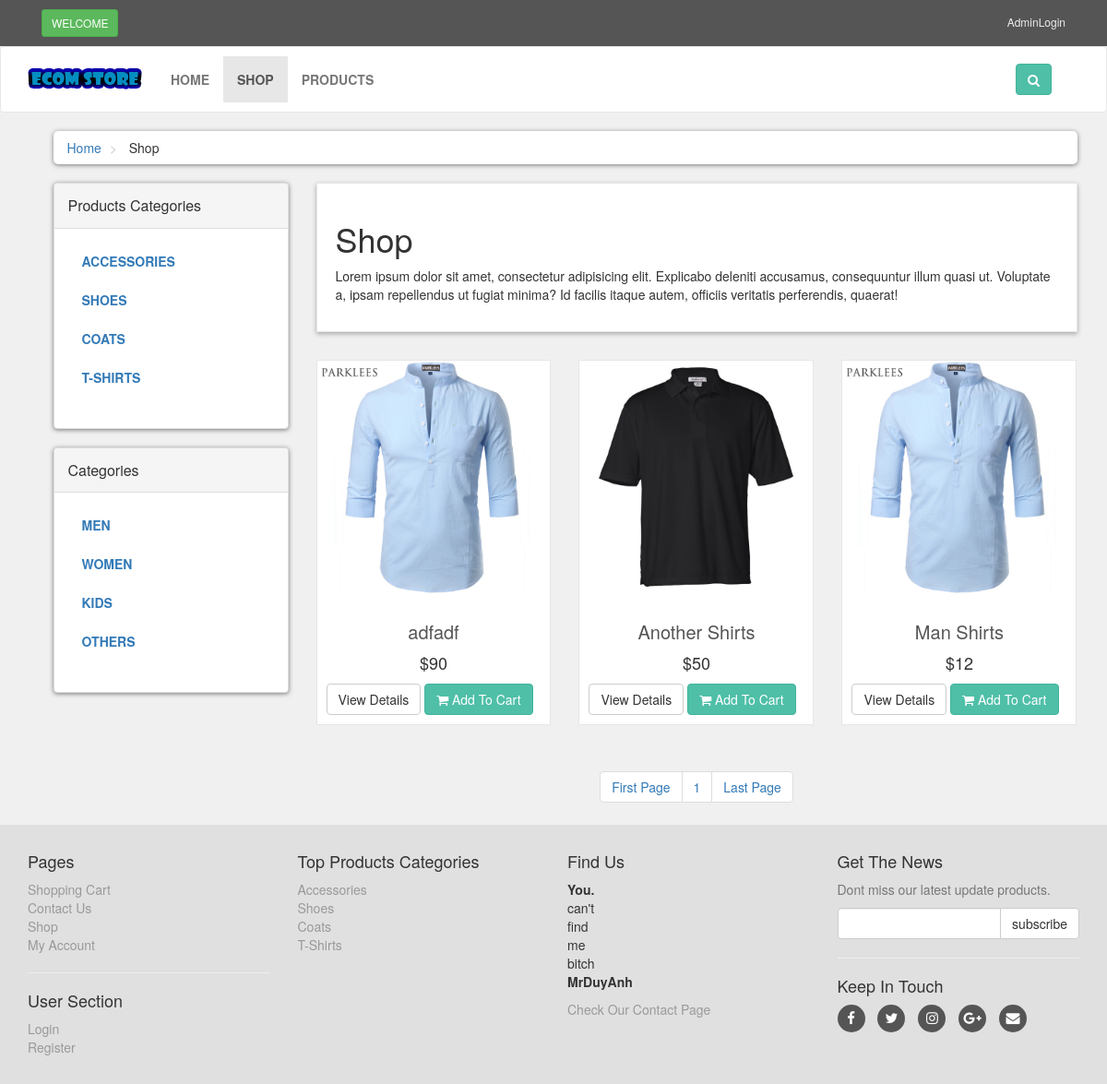
The page /shop.php on the database its author committed.
### tables this page shows
CREATE TABLE `product_categories` (
  `p_cat_id` int(10) NOT NULL,
  `p_cat_title` text NOT NULL,
  `p_cat_desc` text NOT NULL
);

CREATE TABLE `categories` (
  `cat_id` int(10) NOT NULL,
  `cat_title` text NOT NULL,
  `cat_desc` text NOT NULL
);

CREATE TABLE `products` (
  `product_id` int(10) NOT NULL,
  `p_cat_id` int(10) NOT NULL,
  `cat_id` int(11) NOT NULL,
  `date` int(11) NOT NULL,
  `product_title` text NOT NULL,
  `product_img1` text NOT NULL,
  `product_img2` text NOT NULL,
  `product_img3` text NOT NULL,
  `product_price` int(10) NOT NULL,
  `product_keywords` int(100) NOT NULL,
  `product_desc` text NOT NULL
);

### shop.php (the view, shortened to what this page needs)
<?php
    $active='Shop';
    include("includes/header.php");
?>
   <div id="content">
       <div class="container">
           <div class="col-md-12">
               <ul class="breadcrumb">
                   <li>
                       <a href="index.php">Home</a>
                   </li>
                   <li>
                       Shop
                   </li>
               </ul>
           </div>
           <div class="col-md-3">
   <?php
    include("includes/sidebar.php");
    ?>
           </div>
           <div class="col-md-9">
             <?php
                if(!isset($_GET['p_cat'])){
                    if(!isset($_GET['cat'])){
                      echo "
                       <div class='box'>
                           <h1>Shop</h1>
                           <p>
                               Lorem ipsum dolor sit amet, consectetur adipisicing elit. Explicabo deleniti accusamus, consequuntur illum quasi ut. Voluptate a, ipsam repellendus ut fugiat minima? Id facilis itaque autem, officiis veritatis perferendis, quaerat!
                           </p>
                       </div>
                       ";
                    }
                   }
               ?>
               <div class="row">
                   <?php
                        if(!isset($_GET['p_cat'])){
                         if(!isset($_GET['cat'])){
                            $per_page=6;
                            if(isset($_GET['page'])){
                                $page = $_GET['page'];
                            }else{
                                $page=1;
                            }
                            $start_from = ($page-1) * $per_page;
                            $get_products = "select * from products order by 1 DESC LIMIT $start_from,$per_page";
                            $run_products = mysqli_query($con,$get_products);
                            while($row_products=mysqli_fetch_array($run_products)){
                                $pro_id = $row_products['product_id'];
                                $pro_title = $row_products['product_title'];
                                $pro_price = $row_products['product_price'];
                                $pro_img1 = $row_products['product_img1'];
                                echo "
                                    <div class='col-md-4 col-sm-6 center-responsive'>
                                        <div class='product'>
                                            <a href='details.php?pro_id=$pro_id'>
                                                <img class='img-responsive' src='admin_area/product_images/$pro_img1'>
                                            </a>
                                            <div class='text'>
                                                <h3>
                                                    <a href='details.php?pro_id=$pro_id'> $pro_title </a>
                                                </h3>
                                                <p class='price'>
                                                    $$pro_price
                                                </p>
                                                <p class='buttons'>
                                                    <a class='btn btn-default' href='details.php?pro_id=$pro_id'>
                                                        View Details
                                                    </a>
                                                    <a class='btn btn-primary' href='details.php?pro_id=$pro_id'>
                                                        <i class='fa fa-shopping-cart'></i> Add To Cart
                                                    </a>
                                                </p>
                                            </div>
                                        </div>
                                    </div>
                                ";
                        }
                   ?>
               </div>
               <center>
                   <ul class="pagination">
					 <?php
                    $query = "select * from products";
                    $result = mysqli_query($con,$query);
                    $total_records = mysqli_num_rows($result);
                    $total_pages = ceil($total_records / $per_page);
                        echo "
                            <li>
                                <a href='shop.php?page=1'> ".'First Page'." </a>
                            </li>
                        ";
                        for($i=1; $i<=$total_pages; $i++){
                              echo "
                            <li>
                                <a href='shop.php?page=".$i."'> ".$i." </a>
                            </li>
                        ";
                        };
                        echo "
                            <li>
                                <a href='shop.php?page=$total_pages'> ".'Last Page'." </a>
                            </li>
                        ";
					    	}
						}
					 ?>
                   </ul>
               </center>
           </div>
       </div>
   </div>
   <?php
    include("includes/footer.php");
    ?>
</body>
</html>

### includes/header.php (shortened to what this page needs)
<?php
include("functions/functions.php");
?>
<!DOCTYPE html>
<html lang="en">
<head>
    <link rel="stylesheet" href="styles/bootstrap-337.min.css">
    <link rel="stylesheet" href="font-awsome/css/font-awesome.min.css">
    <link rel="stylesheet" href="styles/style.css">
</head>
<body>
   <div id="top">
       <div class="container">
           <div class="col-md-6 offer">
               <a href="#" class="btn btn-success btn-sm">Welcome</a>
           </div>
           <div class="col-md-6">
               <ul class="menu">
                   <li>
                       <a href="admin_area">AdminLogin</a>
                   </li>
               </ul>
           </div>
       </div>
   </div>
   <div id="navbar" class="navbar navbar-default">
       <div class="container">
           <div class="navbar-header">
               <a href="index.php" class="navbar-brand home">
                   <img src="images/1ecom-store-logo.png" alt="" class="hidden-xs">
               </a>
           </div>
           <div class="navbar-collapse collapse" id="navigation">
               <div class="padding-nav">
                   <ul class="nav navbar-nav left">
                       <li class="<?php if($active=='Home') echo"active"; ?>">
                           <a href="index.php">Home</a>
                       </li>
                       <li class="<?php if($active=='Shop') echo"active"; ?>">
                           <a href="shop.php">Shop</a>
                       </li>
                       <li class="<?php if($active=='Cart') echo"active"; ?>">
                           <a href="#">Products</a>
                       </li>
                   </ul>
               </div>
               <div class="navbar-collapse collapse right">
                   <button class="btn btn-primary navbar-btn" type="button" data-toggle="collapse" data-target="#search">
                       <i class="fa fa-search"></i>
                   </button>
               </div>
           </div>
       </div>
   </div>

### includes/sidebar.php
<div class="panel panel-default sidebar-menu">
    <div class="panel-heading">
        <h3 class="panel-title">Products Categories</h3>
    </div>
    <div class="panel-body">
        <ul class="nav nav-pills nav-stacked category-menu">
            <?php getPCats(); ?>
        </ul>
    </div>
</div>
<div class="panel panel-default sidebar-menu">
    <div class="panel-heading">
        <h3 class="panel-title">Categories</h3>
    </div>
    <div class="panel-body">
        <ul class="nav nav-pills nav-stacked category-menu">
          <?php getCats(); ?>
        </ul>
    </div>
</div>

### functions/functions.php (shortened to what this page needs)
<?php
$db = mysqli_connect("localhost:3307","root","","asm");
function getPCats(){
    global $db;
    $get_p_cats = "select * from product_categories";
    $run_p_cats = mysqli_query($db,$get_p_cats);
    while($row_p_cats=mysqli_fetch_array($run_p_cats)){
        $p_cat_id = $row_p_cats['p_cat_id'];
        $p_cat_title = $row_p_cats['p_cat_title'];
        echo "
            <li>
                <a href='shop.php?p_cat=$p_cat_id'> $p_cat_title </a>
            </li>
        ";
    }
}
function getCats(){
    global $db;
    $get_cats = "select * from categories";
    $run_cats = mysqli_query($db,$get_cats);
    while($row_cats=mysqli_fetch_array($run_cats)){
        $cat_id = $row_cats['cat_id'];
        $cat_title = $row_cats['cat_title'];
        echo "
            <li>
                <a href='shop.php?cat=$cat_id'> $cat_title </a>
            </li>
        ";
    }
}
?>

### includes/footer.php (shortened to what this page needs)
<div id="footer">
    <div class="container">
        <div class="row">
            <div class="col-sm-6 col-md-3">
               <h4>Pages</h4>
                <ul>
                    <li><a href="#">Shopping Cart</a></li>
                    <li><a href="#p">Contact Us</a></li>
                    <li><a href="shop.php">Shop</a></li>
                    <li><a href="#">My Account</a></li>
                </ul>
                <hr>
                <h4>User Section</h4>
                <ul>
                    <li><a href="checkout.php">Login</a></li>
                    <li><a href="customer_register.php">Register</a></li>
                </ul>
            </div>
            <div class="com-sm-6 col-md-3">
                <h4>Top Products Categories</h4>
                <ul>
                    <?php
                       $get_p_cats = "select * from product_categories";
                       $run_p_cats = mysqli_query($con,$get_p_cats);
                       while($row_p_cats=mysqli_fetch_array($run_p_cats)){
                         $p_cat_id = $row_p_cats['p_cat_id'];
                         $p_cat_title = $row_p_cats['p_cat_title'];
                         echo"
                         <li>
                            <a href='shop.php?p_cat=$p_cat_id'> $p_cat_title </a>
                         </li>
                         ";
                       }
                     ?>
                </ul>
            </div>
            <div class="col-sm-6 col-md-3">
                <h4>Find Us</h4>
                <p>
                    <strong>You.</strong>
                    <br/>can't
                    <br/>find
                    <br/>me
                    <br/>bitch
                    <br/><strong>MrDuyAnh</strong>
                </p>
                <a href="contact.php">Check Our Contact Page</a>
            </div>
            <div class="col-sm-6 col-md-3">
                <h4>Get The News</h4>
                <p class="text-muted">
                    Dont miss our latest update products.
                </p>
                <form action="" method="post">
                    <div class="input-group">
                        <input type="text" class="form-control" name="email">
                        <span class="input-group-btn">
                            <input type="submit" value="subscribe" class="btn btn-default">
                        </span>
                    </div>
                </form>
                <hr>
                <h4>Keep In Touch</h4>
                <p class="social">
                    <a href="#" class="fa fa-facebook"></a>
                    <a href="#" class="fa fa-twitter"></a>
                    <a href="#" class="fa fa-instagram"></a>
                    <a href="#" class="fa fa-google-plus"></a>
                    <a href="#" class="fa fa-envelope"></a>
                </p>
            </div>
        </div>
    </div>
</div>

### styles/style.css (style rules this page uses)
body { font-size: 14px; line-height: 1.42857143; color: #333333; background: #f0f0f0; overflow-x: hidden; }
#top { background: #555555; padding: 10px 0; }
#top .offer { color: #ffffff; }
#top .offer .btn { text-transform: uppercase; }
#top a { color: #ffffff; }
#top ul.menu { padding-top: 5px; margin: 0px; text-align: right; font-size: 12px; list-style: none; }
#top ul.menu > li { display: inline-block; }
#top ul.menu > li a { color: #eeeeee; }
.navbar { background: #ffffff; }
.navbar-collapse .right { float: right; }
.navbar-brand { float: left; padding: 10px 15px; font-size: 18px; line-height: 20px; height: 70px; }
.navbar ul.nav > li > a { text-transform: uppercase; font-weight: bold; font-size: 14px; }
.padding-nav { padding-top: 10px; }
.btn-primary { color: rgb(255, 255, 255); background: rgb(79, 191, 168); border-color: rgb(65, 179, 156); }
.box { background: #ffffff; margin: 0 0 30px; border: solid 1px #e6e6e6; box-sizing: border-box; padding: 20px; box-shadow: 0px 2px 5px rgba(0, 0, 0, .3); }
#content { padding-left: 25px; }
#content .product { background: #ffffff; border: solid 1px #e6e6e6; margin-bottom: 30px; box-sizing: border-box; }
#content .product .text { padding: 10px 10px 0px; }
#content .product .text p.price { font-size: 18px; text-align: center; font-weight: 400; }
#content .product .text h3 { text-align: center; font-size: 20px; }
#content .product .text h3 a { color: rgb(85, 85, 85); }
#footer { background: #e0e0e0; padding: 20px 0; }
#footer a { color: #999999; padding: 0; text-decoration: none; }
#footer ul { list-style: none; padding-left: 0px; }
#footer .social { text-align: left; }
#footer .social a { margin: 0px 10px 0px 0px; display: inline-block; color: #ffffff; width: 30px; height: 30px; border-radius: 15px; line-height: 30px; font-size: 15px; text-align: center; vertical-align: bottom; background: #555555; text-decoration: none; }
.breadcrumb { padding-left: 8px 15px; margin-bottom: 20px; background: #ffffff; border-radius: 5px; box-shadow: 0px 1px 5px rgba(0, 0, 0, .5); }
.breadcrumb> li + li:before { content: ">\00a0"; color: #cccccc; }
#content .panel.sidebar-menu { box-sizing: border-box; box-shadow: 0px 1px 5px rgba(0, 0, 0, .5) }
#content .panel.sidebar-menu ul.nav.category-menu { margin-bottom: 20px; }
#content .panel.sidebar-menu ul.nav.category-menu li a { text-transform: uppercase; font-weight: 600; }
#content .panel.sidebar-menu h3 { padding:5px 0px; margin: 0px; }

### rows shown on the page
product_categories: p_cat_title "ACCESSORIES", p_cat_title "Accessories"
product_categories: p_cat_title "SHOES", p_cat_title "Shoes"
product_categories: p_cat_title "COATS", p_cat_title "Coats"
product_categories: p_cat_title "T-SHIRTS", p_cat_title "T-Shirts"
categories: cat_title "MEN"
categories: cat_title "WOMEN"
categories: cat_title "KIDS"
categories: cat_title "OTHERS"
products: product_img1 (picture), product_title "adfadf", product_price "90"
products: product_img1 (picture), product_title "Another Shirts", product_price "50"
products: product_img1 (picture), product_title "Man Shirts", product_price "12"
